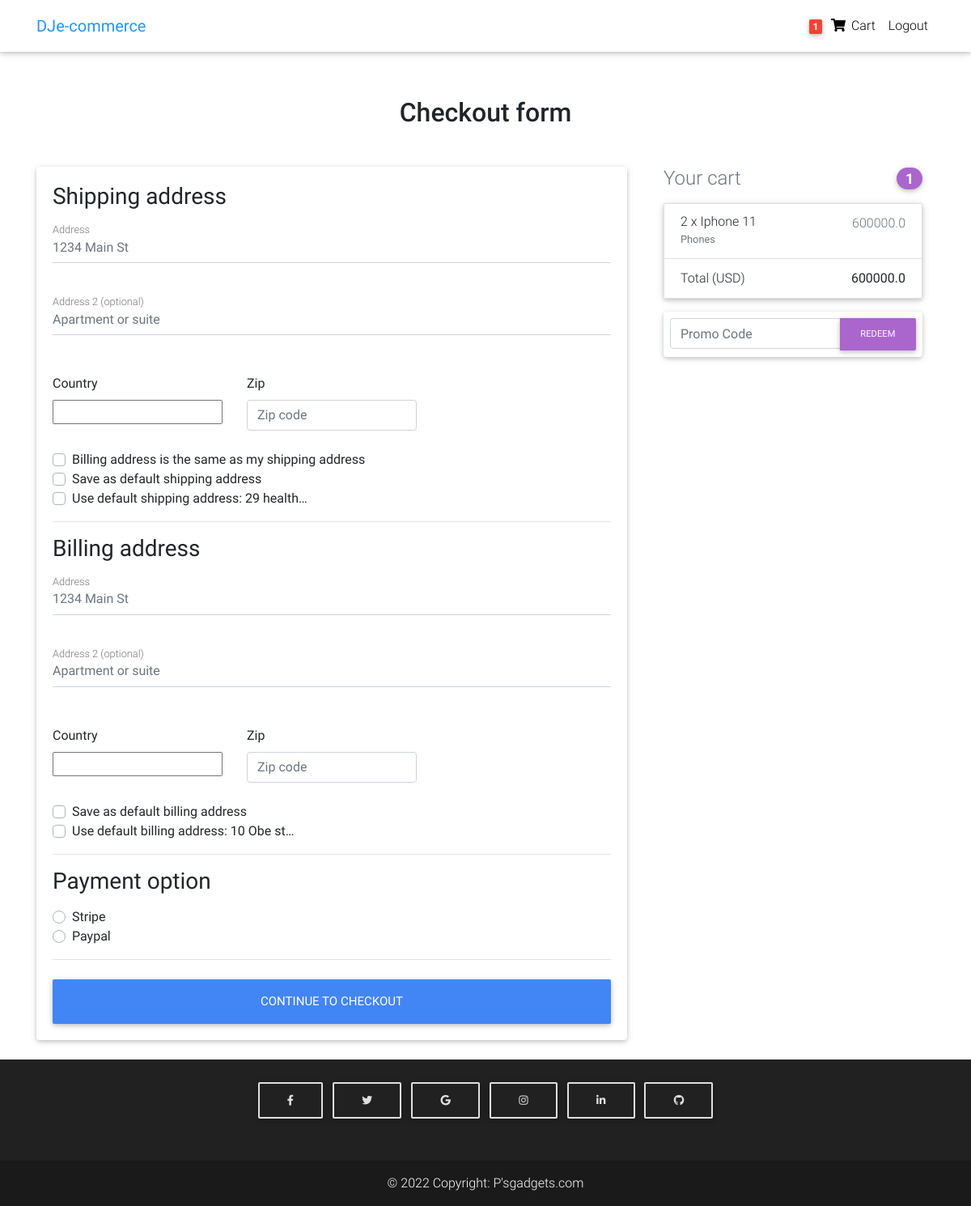
/checkout/ (signed in), run on an earlier commit of the app's database.
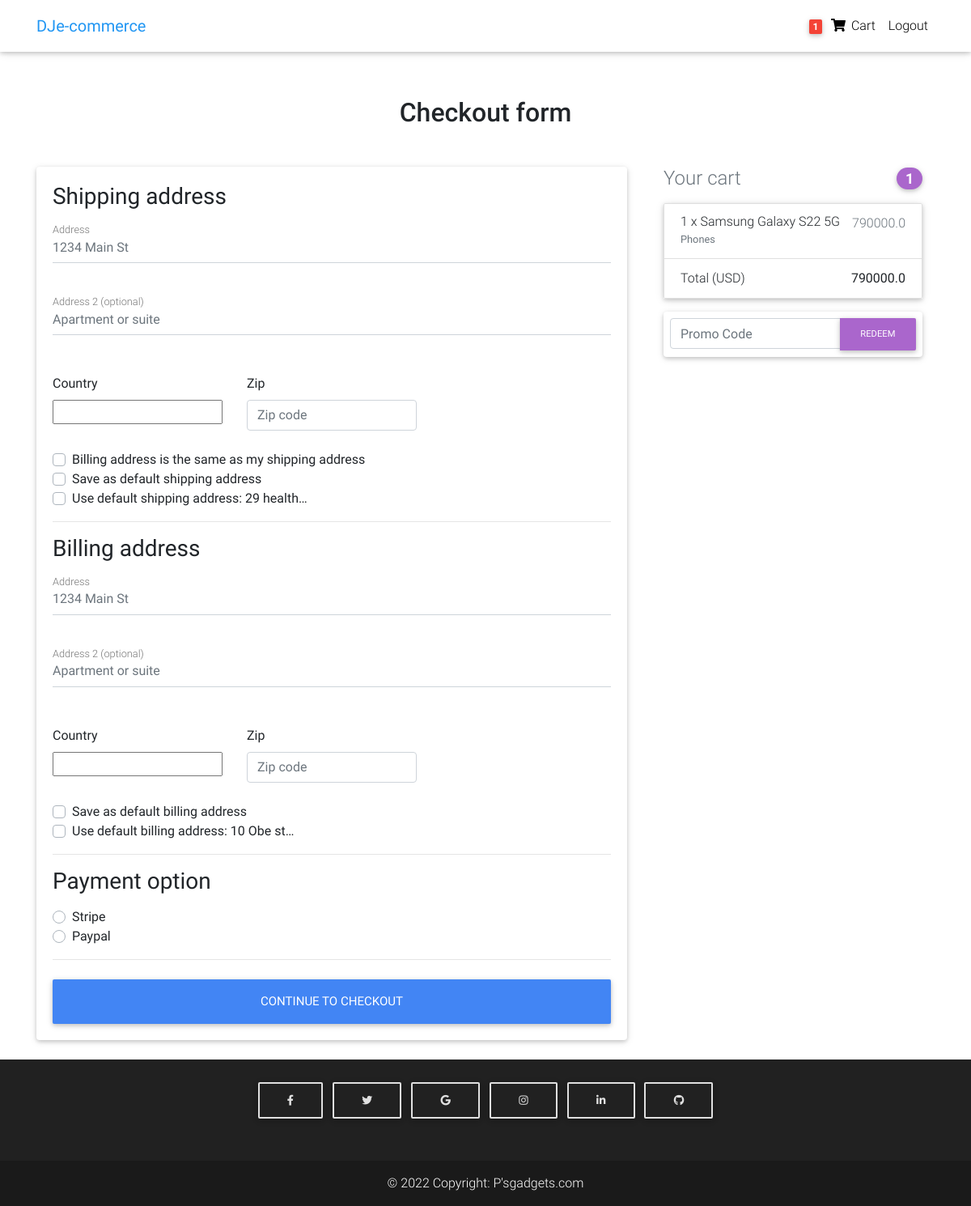
And on a later commit of the database.
### store/models.py (models this page shows, shortened)
class OrderItem(models.Model):
    user = models.ForeignKey(settings.AUTH_USER_MODEL, on_delete=models.CASCADE)
    ordered = models.BooleanField(default=False)
    item = models.ForeignKey(Product, on_delete=models.CASCADE)
    quantity = models.IntegerField(default=1)
    def get_total_item_price(self):
        return self.quantity * self.item.price
    def get_final_price(self):
        if self.item.discount_price:
            return self.get_total_discount_item_price()
        return self.get_total_item_price()

class Product(models.Model):
    title = models.CharField(max_length=100)
    brand = models.CharField(max_length=100)
    model = models.CharField(max_length=250, blank=True, null=True)
    features = models.TextField(blank=True, null=True)
    stock = models.IntegerField(default=100)
    released_on = models.CharField(max_length=100)
    dimensions = models.CharField(max_length=100)
    price = models.FloatField()
    discount_price = models.FloatField(blank=True, null=True)
    category = models.CharField(choices=CATEGORY_CHOICES, max_length=3)
    label =  models.CharField(choices=LABEL_CHOICES, max_length=1)
    slug = models.SlugField()
    description = models.TextField()
    image = models.ImageField(upload_to="product_images")
    type = models.CharField(choices=TYPE_CHOICES, max_length=2)

class Order(models.Model):
    user = models.ForeignKey(settings.AUTH_USER_MODEL, on_delete=models.CASCADE)
    ref_code = models.CharField(max_length=20, blank=True, null=True)
    items = models.ManyToManyField(OrderItem)
    strat_date = models.DateTimeField(auto_now_add=True)
    ordered_date = models.DateTimeField()
    ordered = models.BooleanField(default=False)
    billing_address = models.ForeignKey('Address', related_name="billing_address", on_delete=models.SET_NULL, blank=True, null=True)
    shipping_address = models.ForeignKey('Address', related_name="shipping_address", on_delete=models.SET_NULL, blank=True, null=True)
    payment = models.ForeignKey('Payment', on_delete=models.SET_NULL, blank=True, null=True)
    coupon = models.ForeignKey("Coupon", on_delete=models.SET_NULL, blank=True, null=True)
    being_delivered = models.BooleanField(default=False)
    received = models.BooleanField(default=False)
    refund_requested = models.BooleanField(default=False)
    refund_granted = models.BooleanField(default=False)
    def get_total(self):
        total = 0
        for order_item in self.items.all():
            total += order_item.get_final_price()
        if self.coupon:
            total -= self.coupon.amount
        return total

### store/views.py (the view, shortened to what this page needs)
# urls.py: path("checkout/", CheckoutView.as_view(), name="checkout"),
class CheckoutView(View):
    def get(self, *args, **kwargs):
        try:
            order = Order.objects.get(user=self.request.user, ordered=False)
            form = CheckoutForm()
            context = {
            'form': form,
            'couponform': CouponForm(),
            'order': order,
            'DISPLAY_COUPON_FORM': True,
            }
            shipping_address_qs = Address.objects.filter(
                user=self.request.user,
                address_type="S",
                default=True
            )
            if shipping_address_qs.exists():
                context.update({'default_shipping_address': shipping_address_qs[0]})
            billing_address_qs = Address.objects.filter(
                user=self.request.user,
                address_type="B",
                default=True
            )
            if billing_address_qs.exists():
                context.update({'default_billing_address': billing_address_qs[0]})
            return render(self.request, "store/checkout_3.html", context)
        except ObjectDoesNotExist:
            messages.info(self.request, 'You do not have an active order')
            return redirect("checkout")

### store/forms.py
class CheckoutForm(forms.Form):
    shipping_address = forms.CharField(required=False)
    shipping_address2 = forms.CharField(required=False)
    shipping_country = CountryField(blank_label='(select country)').formfield(
        required=False,
        widget=CountrySelectWidget(attrs={
        'class': 'custom-select d-block w-100'
    }))
    shipping_zip = forms.CharField(required=False)
    billing_address = forms.CharField(required=False)
    billing_address2 = forms.CharField(required=False)
    billing_country = CountryField(blank_label='(select country)').formfield(
        required=False,
        widget=CountrySelectWidget(attrs={'class': 'custom-select d-block w-100',
        }))
    billing_zip = forms.BooleanField(required=False)
    same_billing_address = forms.BooleanField(required=False)
    set_default_shipping = forms.BooleanField(required=False)
    use_default_shipping = forms.BooleanField(required=False)
    set_default_billing = forms.BooleanField(required=False)
    use_default_billing = forms.BooleanField(required=False)
    payment_option = forms.ChoiceField(widget=forms.RadioSelect, choices=PAYMENT_CHOICES)

### store/templates/store/checkout_3.html (shortened to what the changed rows need)
{% extends "store/check_base.html" %}
{% load crispy_forms_tags %}
{% block content %}
  <main >
    <div class="container wow fadeIn">
      <h2 class="my-5 h2 text-center">Checkout form</h2>
      <div class="row">
        <div class="col-md-8 mb-4">
          <div class="card">
            <form method="POST" class="card-body">
              <div class="d-block my-3">
                {% for value, name in form.fields.payment_option.choices %}
                <div class="custom-control custom-radio">
                  <label class="custom-control-label" for="{{ name }}">{{ name }}</label>
                </div>
                {% endfor %}
              </div>
            </form>
          </div>
        </div>
        <div class="col-md-4 mb-4">
          {% include "store/snippets.html" %}
        </div>
      </div>
    </div>
  </main>
{% endblock content %}

### store/templates/store/snippets.html (shortened to what this page needs)
<div class="col-md-12 mb-4">
    <h4 class="d-flex justify-content-between align-items-center mb-3">
      <span class="text-muted">Your cart</span>
      <span class="badge badge-secondary badge-pill">{{ order.items.count }}</span>
    </h4>
    <ul class="list-group mb-3 z-depth-1">
      {% for order_item in order.items.all %}
      <li class="list-group-item d-flex justify-content-between lh-condensed">
        <div>
          <h6 class="my-0">{{ order_item.quantity}} x {{ order_item.item.title }}</h6>
          <small class="text-muted">{{ order_item.item.get_category_display }}</small>
        </div>
        <span class="text-muted">{{ order_item.get_final_price}}</span>
      </li>
      {% endfor %}
      <li class="list-group-item d-flex justify-content-between">
        <span>Total (USD)</span>
        <strong>{{ order.get_total }}</strong>
      </li>
    </ul>
    {% if DISPLAY_COUPON_FORM %}
    <form class="card p-2" action="{% url 'add-coupon' %}" method="post">
        <div class="input-group">
        {{ couponform.code }}
        <div class="input-group-append">
            <button class="btn btn-secondary btn-md waves-effect m-0" type="submit">Redeem</button>
        </div>
        </div>
    </form>
    {% endif %}
  </div>

What changed in the data, as far as the page shows it:
no longer on this page (row unchanged): OrderItem: quantity "2", item "Iphone 11", item.category "Phones", get_final_price "600000.0"
computed for Order: get_total "600000.0" → "790000.0"
added OrderItem: quantity "1", item "Samsung Galaxy S22 5G", item.category "Phones", get_final_price "790000.0"
